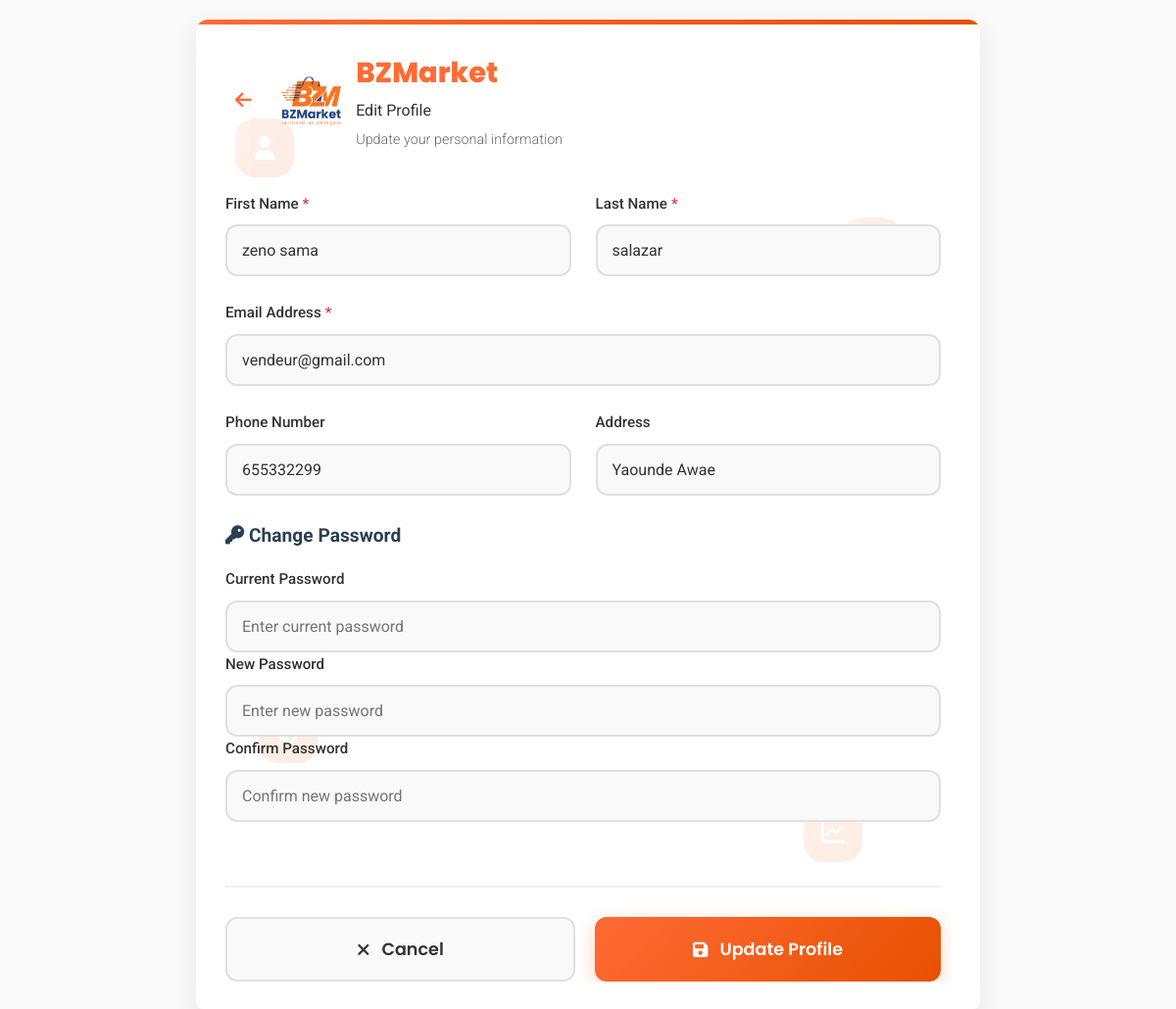
/profil/ (signed in), run on the app's committed database.
### client/models.py (models this page shows)
class Utilisateur(AbstractUser): # creation de la classe Utilisateur
    ETAT_COMPTE_CHOICES = [
        ('A', 'Active'),
        ('D', 'Desactive'),
    ]
    PRIVILEGE_UTILISATEUR_CHOICES = [
        ('AD', 'Administrateur'),
        ('CL', 'Client'),
        ('VD', 'Vendeur')
    ]
    username = models.CharField(max_length=100)
    email = models.EmailField(unique=True)
    adresse = models.CharField(max_length=100)
    numero_tel = models.TextField(max_length=20)
    etatCompte = models.CharField(max_length=100, choices=ETAT_COMPTE_CHOICES)
    DateCreation = models.DateTimeField(default=datetime.now())
    privilege = models.CharField(max_length=100, choices=PRIVILEGE_UTILISATEUR_CHOICES)
    derniere_modification = models.CharField(max_length=100, null=True)
    heure_derniere_modification = models.DateTimeField(null=True)
    USERNAME_FIELD = "email"
    REQUIRED_FIELDS = ["username", "password", "etatCompte", "privilege", "numero_tel"]

### client/views.py (the view, shortened to what this page needs)
# urls.py: path('profil/', views.gerer_profil, name='gerer_profil'),
@login_required(login_url='login')
def gerer_profil(request):
    user = request.user  # utilisateur connecté
    return render(request, "services/gererProfil.html", {"user": user})

### client/templates/services/gererProfil.html (shortened to what this page needs)
<!DOCTYPE html>
{% load static %}
<html lang="en">
<head>
    <link rel="stylesheet" href="https://cdnjs.cloudflare.com/ajax/libs/font-awesome/6.4.0/css/all.min.css">
    <link rel="stylesheet" href="{% static 'css/message.css' %}">
</head>
<body>
    <div class="profile-container">
        <div class="form-section">
            <div class="floating-shapes">
                <div class="shape shape-1"><i class="fas fa-user"></i></div>
                <div class="shape shape-2"></div>
                <div class="shape shape-3"></div>
                <div class="shape shape-4"><i class="fas fa-chart-line"></i></div>
            </div>
            <div class="header">
                <button class="back-btn" onclick="window.history.back()">
                    <i class="fas fa-arrow-left"></i>
                </button>
                <div class="logo">
                    <img src="{% static 'img/Logo@.png' %}" alt="BZMarket Logo" class="logo-icon">
                    <div>
                        <div class="logo-text">BZMarket</div>
                        <div class="page-title">Edit Profile</div>
                        <div class="page-subtitle">Update your personal information</div>
                    </div>
                </div>
            </div>
            <div class="form-content">
               <form class="profile-form" method="POST" enctype="multipart/form-data">
    <div class="form-row">
        <div class="form-group">
            <label class="form-label required">First Name</label>
            <input type="text" class="form-control" name="first_name" value="{{ user.first_name }}" required>
        </div>
        <div class="form-group">
            <label class="form-label required">Last Name</label>
            <input type="text" class="form-control" name="last_name" value="{{ user.last_name }}" required>
        </div>
    </div>
    <div class="form-row">
        <div class="form-group full-width">
            <label class="form-label required">Email Address</label>
            <input type="email" class="form-control" name="email" value="{{ user.email }}" required>
        </div>
    </div>
    <div class="form-row">
        <div class="form-group">
            <label class="form-label">Phone Number</label>
            <input type="tel" class="form-control" name="numero_tel" value="{{ user.numero_tel|default:'' }}">
        </div>
        <div class="form-group">
            <label class="form-label">Address</label>
            <input type="text" class="form-control" name="adresse" value="{{ user.adresse|default:'' }}">
        </div>
    </div>
    <div class="form-row">
        <div class="form-group full-width">
            <h3 style="font-size: 1.2rem; margin-bottom: 15px; color: var(--secondary);">
                <i class="fas fa-key"></i> Change Password
            </h3>
            <div class="form-group">
                <label class="form-label">Current Password</label>
                <input type="password" class="form-control" name="current_password" placeholder="Enter current password">
            </div>
            <div class="form-group">
                <label class="form-label">New Password</label>
                <input type="password" class="form-control" name="new_password" placeholder="Enter new password">
            </div>
            <div class="form-group">
                <label class="form-label">Confirm Password</label>
                <input type="password" class="form-control" name="confirm_password" placeholder="Confirm new password">
            </div>
        </div>
    </div>
    <div class="form-actions">
        <button type="button" class="btn btn-secondary" onclick="window.history.back()">
            <i class="fas fa-times"></i> Cancel
        </button>
        <button type="submit" class="btn btn-primary">
            <i class="fas fa-save"></i> Update Profile
        </button>
    </div>
</form>
            </div>
        </div>
    </div>
</body>
</html>

### client/static/css/message.css (style rules this page uses)
:root { --primary: #FF6B35; --primary-dark: #E65100; --primary-light: #FFA726; --secondary: #2C3E50; --secondary-light: #34495E; --accent: #FF5722; --light: #FFFFFF; --light-bg: #F9F9F9; --text-dark: #333333; --text-gray: #666666; --text-light: #777777; --white: #FFFFFF; --shadow: 0 8px 25px rgba(0, 0, 0, 0.08); --shadow-hover: 0 12px 35px rgba(255, 107, 53, 0.15); --transition: all 0.4s cubic-bezier(0.175, 0.885, 0.32, 1.275); --border-radius: 12px; --success: #4CAF50; --info: #2196F3; --warning: #FF9800; --error: #F44336; --debug: #9C27B0; }

### data on the page
Utilisateur: first_name "zeno sama", last_name "salazar", email "vendeur@gmail.com", numero_tel "655332299", adresse "Yaounde Awae"
